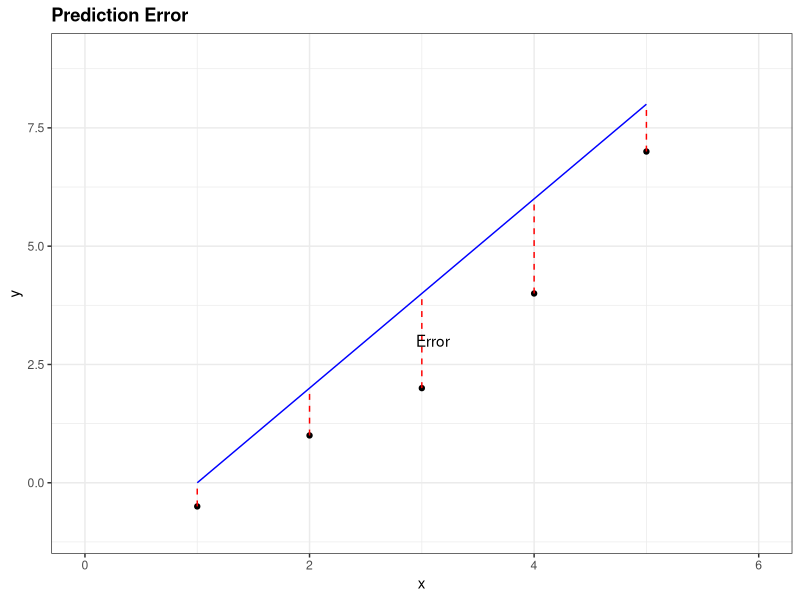
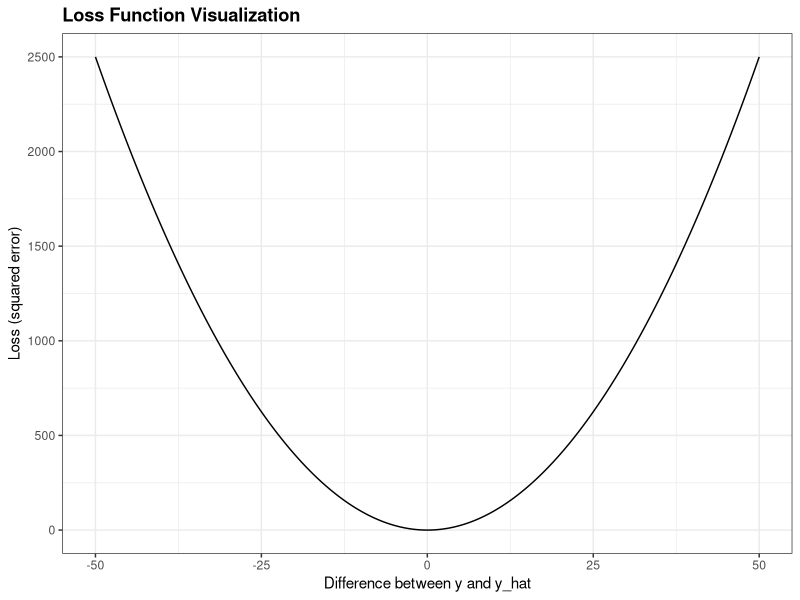

Recreate these plots in R, in order.
## ---- chunk 1
set.seed(1)
library(tidyverse)
library(dslabs)
library(caret)
ds_theme_set()
## ---- chunk 2
# Load necessary library
library(tidyverse)

# Create sample labeled data
data <- data.frame(x = c(1, 2, 3, 4, 5), y = c(-0.5, 1, 2, 4, 7))

# Add predictions
data$y_hat <- c(0, 2, 4, 6, 8)

# Plot the data
ggplot(data, aes(x = x, y = y)) +
  geom_point() +
  xlim(0, 6) +
  ylim(-1, 9) +
  geom_line(aes(y = y_hat), color = 'blue') +
  geom_segment(aes(x = x, xend = x, y = y, yend = y_hat), color = 'red', linetype = 'dashed') +
  annotate("text", x = 3.1, y = 3, label = "Error") +
  ggtitle("Prediction Error")
## ---- chunk 3
# Define the loss function (mean squared error)
loss <- function(y, y_hat) {
  # Calculate distances
  distances <- y - y_hat
  
  # Calculate squared distances
  squared_distances <- distances^2
  
  # Return mean squared error
  mean(squared_distances)
}

# Example usage
y <- c(-0.5, 1, 2, 4, 7)
y_hat <- c(0, 2, 4, 6, 8)
loss(y, y_hat)
## ---- chunk 4
# Load necessary library
library(ggplot2)

# Generate data
x <- seq(-50, 50, 0.05)
y <- x^2

# Create the plot
ggplot(data = data.frame(x, y), aes(x = x, y = y)) +
  geom_line() +
  labs(
    x = "Difference between y and y_hat",
    y = "Loss (squared error)",
    title = "Loss Function Visualization"
  )
## ---- chunk 5
# Define the quadratic function
f <- function(x) { x^2 + 3*x + 2 }

# Define the gradient (derivative) of the function
f_prime <- function(x) { 2*x + 3 }

# Gradient Descent algorithm
gradient_descent <- function(f_prime, initial_x, learning_rate, n_iterations) {
  x <- initial_x
  for (i in 1:n_iterations) {
    x <- x - learning_rate * f_prime(x)
  }
  return(x)
}

# Parameters
initial_x <- 0
learning_rate <- 0.1
n_iterations <- 100

# Run Gradient Descent
optimal_x <- gradient_descent(f_prime, initial_x, learning_rate, n_iterations)
optimal_x
